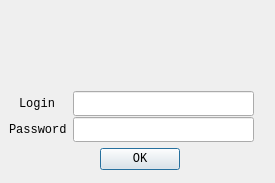
<?xml version="1.0" encoding="UTF-8"?>
<ui version="4.0">
 <class>Dialog</class>
 <widget class="QDialog" name="Dialog">
  <property name="geometry">
   <rect>
    <x>0</x>
    <y>0</y>
    <width>275</width>
    <height>183</height>
   </rect>
  </property>
  <property name="font">
   <font>
    <family>Monospace</family>
    <pointsize>9</pointsize>
   </font>
  </property>
  <property name="windowTitle">
   <string>Aron Config - Login</string>
  </property>
  <property name="modal">
   <bool>false</bool>
  </property>
  <widget class="QDialogButtonBox" name="buttonBox">
   <property name="geometry">
    <rect>
     <x>100</x>
     <y>144</y>
     <width>80</width>
     <height>30</height>
    </rect>
   </property>
   <property name="font">
    <font>
     <family>Monospace</family>
     <pointsize>9</pointsize>
    </font>
   </property>
   <property name="focusPolicy">
    <enum>Qt::NoFocus</enum>
   </property>
   <property name="orientation">
    <enum>Qt::Horizontal</enum>
   </property>
   <property name="standardButtons">
    <set>QDialogButtonBox::Ok</set>
   </property>
  </widget>
  <widget class="QLineEdit" name="EditLogin">
   <property name="geometry">
    <rect>
     <x>73</x>
     <y>91</y>
     <width>181</width>
     <height>25</height>
    </rect>
   </property>
   <property name="font">
    <font>
     <family>Monospace</family>
     <pointsize>9</pointsize>
    </font>
   </property>
  </widget>
  <widget class="QLabel" name="labelLogin">
   <property name="geometry">
    <rect>
     <x>19</x>
     <y>94</y>
     <width>41</width>
     <height>20</height>
    </rect>
   </property>
   <property name="font">
    <font>
     <family>Monospace</family>
     <pointsize>9</pointsize>
    </font>
   </property>
   <property name="cursor">
    <cursorShape>PointingHandCursor</cursorShape>
   </property>
   <property name="text">
    <string>Login</string>
   </property>
  </widget>
  <widget class="QLineEdit" name="EditPass">
   <property name="geometry">
    <rect>
     <x>73</x>
     <y>117</y>
     <width>181</width>
     <height>25</height>
    </rect>
   </property>
   <property name="font">
    <font>
     <family>Monospace</family>
     <pointsize>9</pointsize>
    </font>
   </property>
   <property name="echoMode">
    <enum>QLineEdit::Password</enum>
   </property>
  </widget>
  <widget class="QLabel" name="labelPass">
   <property name="geometry">
    <rect>
     <x>9</x>
     <y>120</y>
     <width>61</width>
     <height>20</height>
    </rect>
   </property>
   <property name="font">
    <font>
     <family>Monospace</family>
     <pointsize>9</pointsize>
    </font>
   </property>
   <property name="cursor">
    <cursorShape>PointingHandCursor</cursorShape>
   </property>
   <property name="text">
    <string>Password</string>
   </property>
  </widget>
  <widget class="QLabel" name="labelLogo">
   <property name="geometry">
    <rect>
     <x>90</x>
     <y>10</y>
     <width>121</width>
     <height>71</height>
    </rect>
   </property>
   <property name="text">
    <string/>
   </property>
  </widget>
 </widget>
 <layoutdefault spacing="6" margin="11"/>
 <tabstops>
  <tabstop>EditLogin</tabstop>
  <tabstop>EditPass</tabstop>
 </tabstops>
 <resources/>
 <connections>
  <connection>
   <sender>buttonBox</sender>
   <signal>accepted()</signal>
   <receiver>Dialog</receiver>
   <slot>accept()</slot>
   <hints>
    <hint type="sourcelabel">
     <x>248</x>
     <y>254</y>
    </hint>
    <hint type="destinationlabel">
     <x>157</x>
     <y>274</y>
    </hint>
   </hints>
  </connection>
  <connection>
   <sender>buttonBox</sender>
   <signal>rejected()</signal>
   <receiver>Dialog</receiver>
   <slot>close()</slot>
   <hints>
    <hint type="sourcelabel">
     <x>316</x>
     <y>260</y>
    </hint>
    <hint type="destinationlabel">
     <x>286</x>
     <y>274</y>
    </hint>
   </hints>
  </connection>
 </connections>
</ui>
